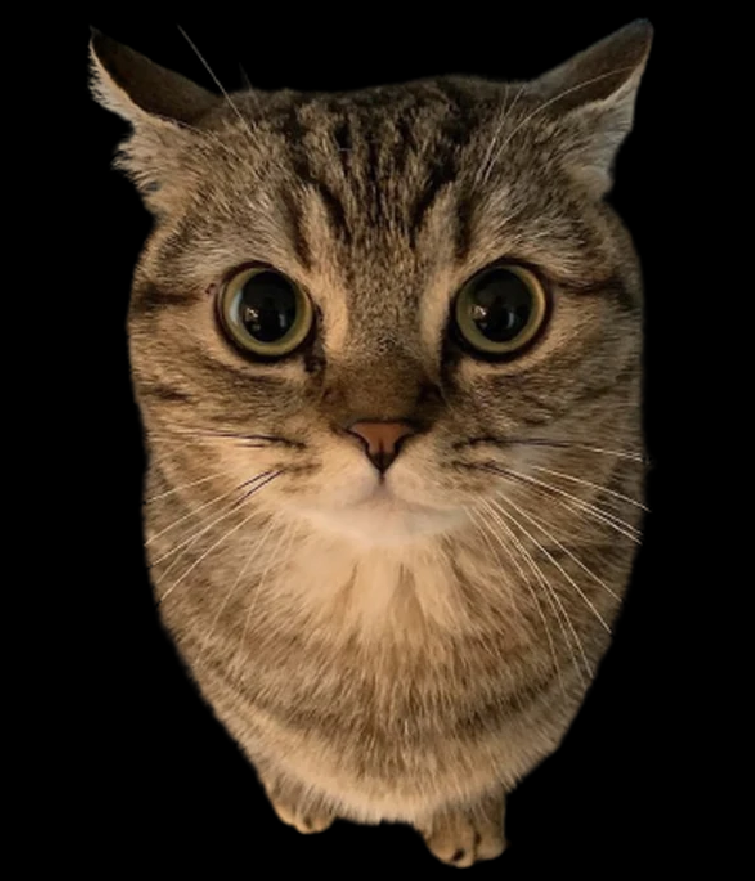
#> input picture image to ascii convertor/example image.png, 755 x 881 px
$ jupyter execute image_to_ascii.ipynb
#> lines starting #> are read from the running program, lines starting #| are printed output that depends on the picture
IMPORTS:

[cell 1]
from PIL import Image
import numpy as np

SETTINGS:

[cell 2]
# the path of the image to convert to ascii art
IMAGE_PATH = r"example image.png"

# the path of the file the ascii art will be drown
FILE_PATH = r"example image in ascii.txt"

# the ascii caracters that will be uset to make the ascii art(goes from least filling the screen to the most filling the screen, this line is custumizebable)
ASCII = " .`,^-~*:;+=<|[{" # the best characters I found

FUNCTIONS:

[cell 3]
def image_to_ascii(img: np.ndarray, ascii: str, file_addr: str) -> None:
    '''
    image_to_ascii: turnes an grayscale image array int ascii art and writes it to a file
    '''


    # open a file to draw the ascii art
    with open(file_addr, 'w') as file:

        # loop over the grayscale image array
        for i in range(img.shape[0]):
            for j in range(img.shape[1]):

                #replace the pixel to a corisponding ascii character from the string ascii
                file.write(ascii[round(img[i, j] * len(ascii) / 255)])

            #start new line
            file.write("\n")

[cell 4]
def process_image(image_path: str) -> np.ndarray:
    '''
    process_image: takes a path of an image, loads it in grayscale and converts it to an array
    '''
#> called with image_path = 'example image.png'

    # open the image and convert it to grayscale
    img = Image.open(image_path).convert("L")
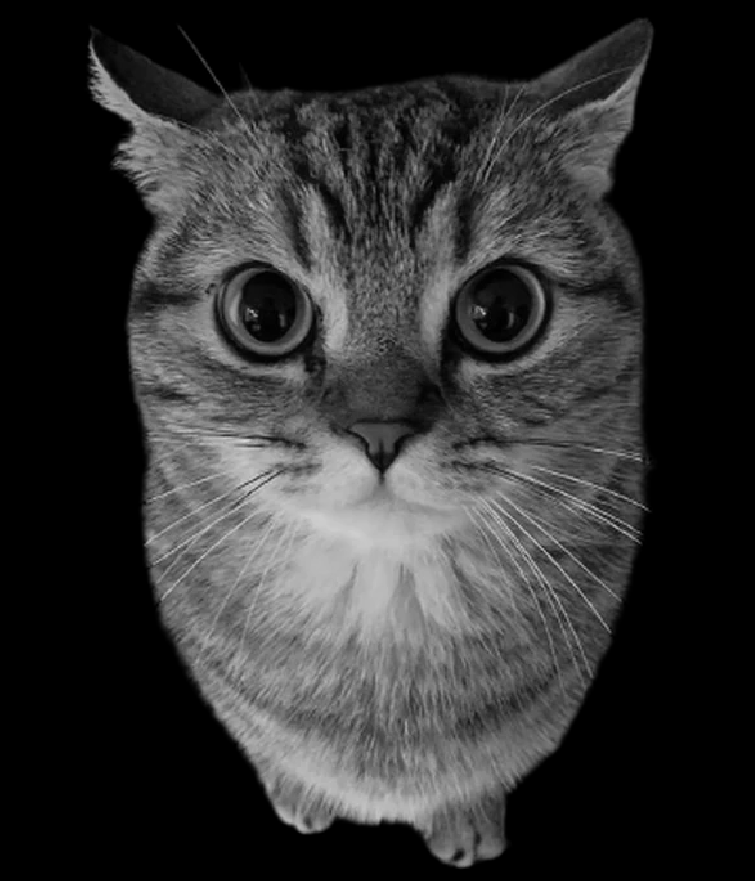
#> img: PIL image 755x881 L; min 0, max 220, mean 49.2

    # convert the image to an array
    img = np.array(img)

    return img

MAIN FUNCTION:

[cell 5]
def convert_image_to_ascii() -> None:
    '''
    the program converts an image to ascii art
    '''
    #get the image
    img = process_image(IMAGE_PATH)

    #convert it to ascii art
    image_to_ascii(img, ASCII, FILE_PATH)
